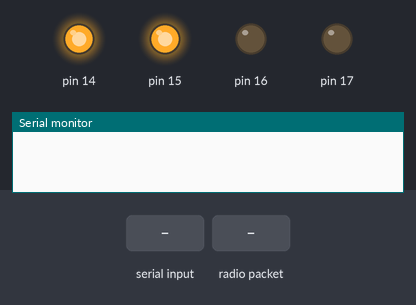
Recording of a sketch running on a simulated Arduino Uno, built with avr-gcc and run on an emulated ATmega328P. Parts: output pins drawn as LEDs (lit = HIGH), the last lines printed to the serial monitor. The test bench sets the inputs (shaded band). No radio packets arrive unless stated.

Above: at 0.3 s.
At 2.8 s:
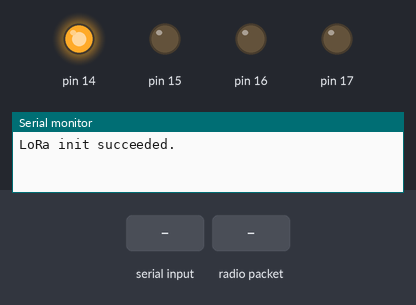
2.9 s: "fire_position\n" received over Serial
4.4 s: radio packet "fire_position" arrives
At 5.5 s:
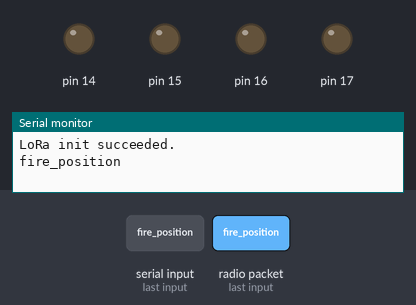
5.9 s: "1\n" received over Serial
Timing chart, 0 to 8.9 s (numbered marks = the images above; inputs shaded):
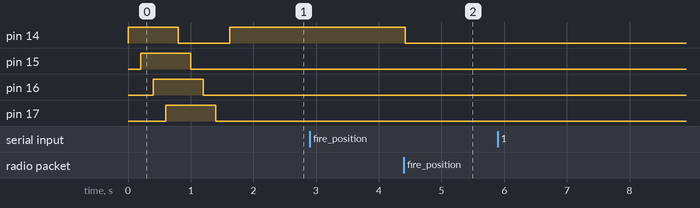

Measured:
- after the input at 4.4 s, pin 14: HIGH → LOW at once

The sketch:

gateWay.ino
```cpp
#include <SPI.h>
#include <LoRa.h>
#include <ArduinoJson.h>
#include <SoftwareSerial.h>

String cdata, message = "";

long frequency = 433E6;
long spreadingFactor = 7;     // defaults 7, 6 - 12
long signalBandwidth = 125E3; // defaults to 125E3, 7.8E3, 10.4E3, 15.6E3, 20.8E3, 31.25E3, 41.7E3, 62.5E3, 125E3, 250E3, and 500E3.
long codingRateDenominator = 5;
long txPower = 20; // defaults 17 2-20

int csPin = 10;
int resetPin = 9;
int irqPin = 2;

byte localAddress = 0xBB;
byte destination = 0xFF;
int msgCount = 0;

void setup()
{
  for (int i = 14; i < 18; i++)
    pinMode(i, OUTPUT);
  for (int i = 14; i < 18; i++)
  {
    digitalWrite(i, 1);
    delay(200);
  }
  for (int i = 14; i < 18; i++)
  {
    digitalWrite(i, 0);
    delay(200);
  }
  Serial.begin(9600);
  while (!Serial)
    ;
  LoRa.setPins(csPin, resetPin, irqPin);
  if (!LoRa.begin(frequency))
    while (true)
      digitalWrite(17, 1);
  Serial.println("LoRa init succeeded.");
  LoRa.onReceive(onReceive);
  LoRa.onTxDone(onTxDone);
  LoRa_rxMode();
  digitalWrite(14, 1);
}

void loop()
{
  if (Serial.available() > 0)
  {
    char rdata = Serial.read();
    if (rdata == '\n')
    {
      Serial.println(message);

      DynamicJsonDocument requires(500);
      deserializeJson(requires, message);

      String event = requires["event_name"];

      if (event == "fire_position")
      {
        LoRa_sendMessage(message);
      }

      message = "";
    }
    else
      message += rdata;
  }
}

void LoRa_rxMode()
{
  LoRa.disableInvertIQ();
  LoRa.setSpreadingFactor(spreadingFactor);
  LoRa.setSignalBandwidth(signalBandwidth);
  LoRa.setCodingRate4(codingRateDenominator);
  LoRa.receive();
}

void LoRa_txMode()
{
  LoRa.idle();
  LoRa.setTxPower(txPower);
  LoRa.setSpreadingFactor(spreadingFactor);
  LoRa.setSignalBandwidth(signalBandwidth);
  LoRa.setCodingRate4(codingRateDenominator);
  LoRa.enableInvertIQ();
}

void LoRa_sendMessage(String message)
{
  LoRa_txMode();                // set tx mode
  LoRa.beginPacket();           // start packet
  LoRa.write(destination);      // add destination address
  LoRa.write(localAddress);     // add sender address
  LoRa.write(msgCount);         // add message ID
  LoRa.write(message.length()); // add payload length
  LoRa.print(message);          // add payload
  LoRa.endPacket(true);         // finish packet and send it
  msgCount++;
}

void onReceive(int packetSize)
{
  digitalWrite(14, 0);
  if (packetSize == 0)
    return;                          // if there's no packet, return
  byte recipient = LoRa.read();      // recipient address
  byte sender = LoRa.read();         // sender address
  byte incomingMsgId = LoRa.read();  // incoming msg ID
  byte incomingLength = LoRa.read(); // incoming msg length

  String message = "";
  while (LoRa.available())
    message += (char)LoRa.read();
  if (incomingLength != message.length())
    return;
  if (recipient != localAddress && recipient != localAddress)
    return;
 Serial.println("Received from: 0x" + String(sender, HEX));
 Serial.println("Sent to: 0x" + String(recipient, HEX));
 Serial.println("Message ID: " + String(incomingMsgId));
 Serial.println("Message length: " + String(incomingLength));
 Serial.println("Message: " + message);
 Serial.println("RSSI: " + String(LoRa.packetRssi()));
 Serial.println("Snr: " + String(LoRa.packetSnr()));
 Serial.println();


  // DynamicJsonDocument requires(500);
  // deserializeJson(requires, message);
  // String event = requires["event_name"];
  // if (event == "sensor-value") {
  //       Serial.println(message);
  // }

}

void onTxDone()
{
  Serial.println("TxDone");
  LoRa_rxMode();
}

boolean runEvery(unsigned long interval)
{
  static unsigned long previousMillis = 0;
  unsigned long currentMillis = millis();
  if (currentMillis - previousMillis >= interval)
  {
    previousMillis = currentMillis;
    return true;
  }
  return false;
}
```
